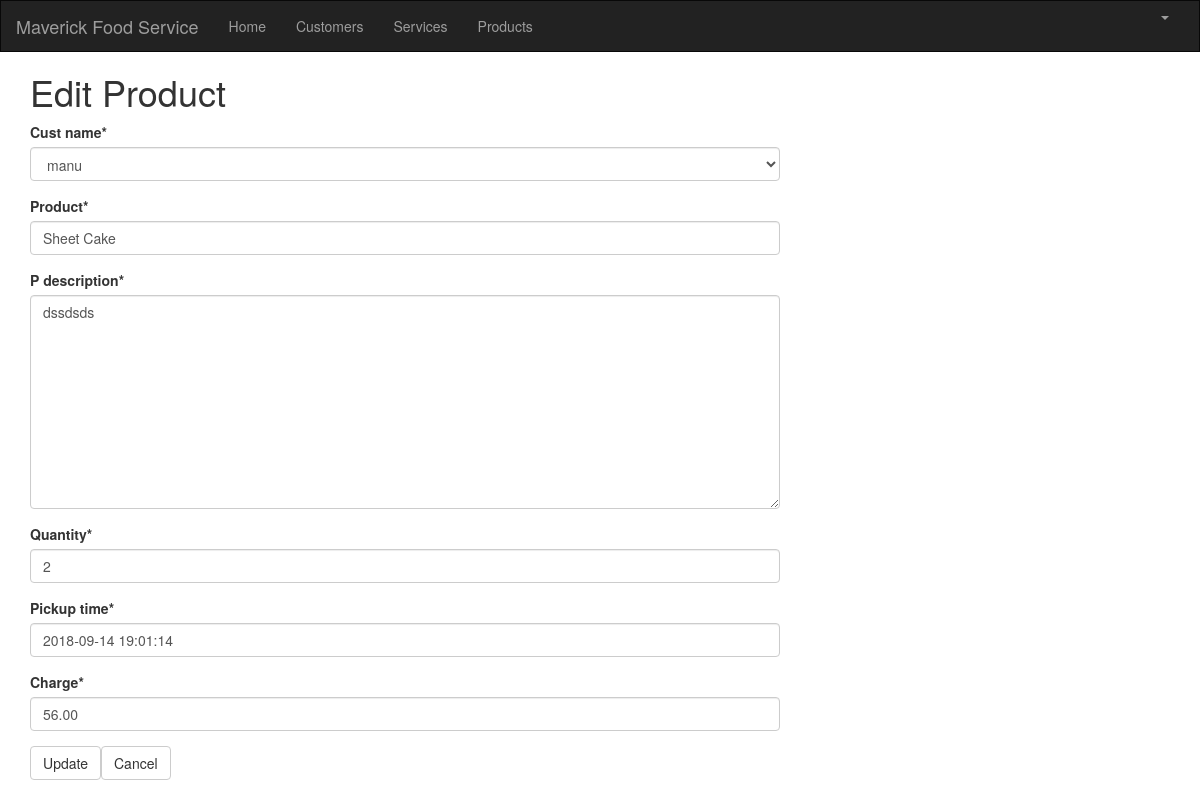
Page /product/3/edit/ (signed in) on the earlier database version.
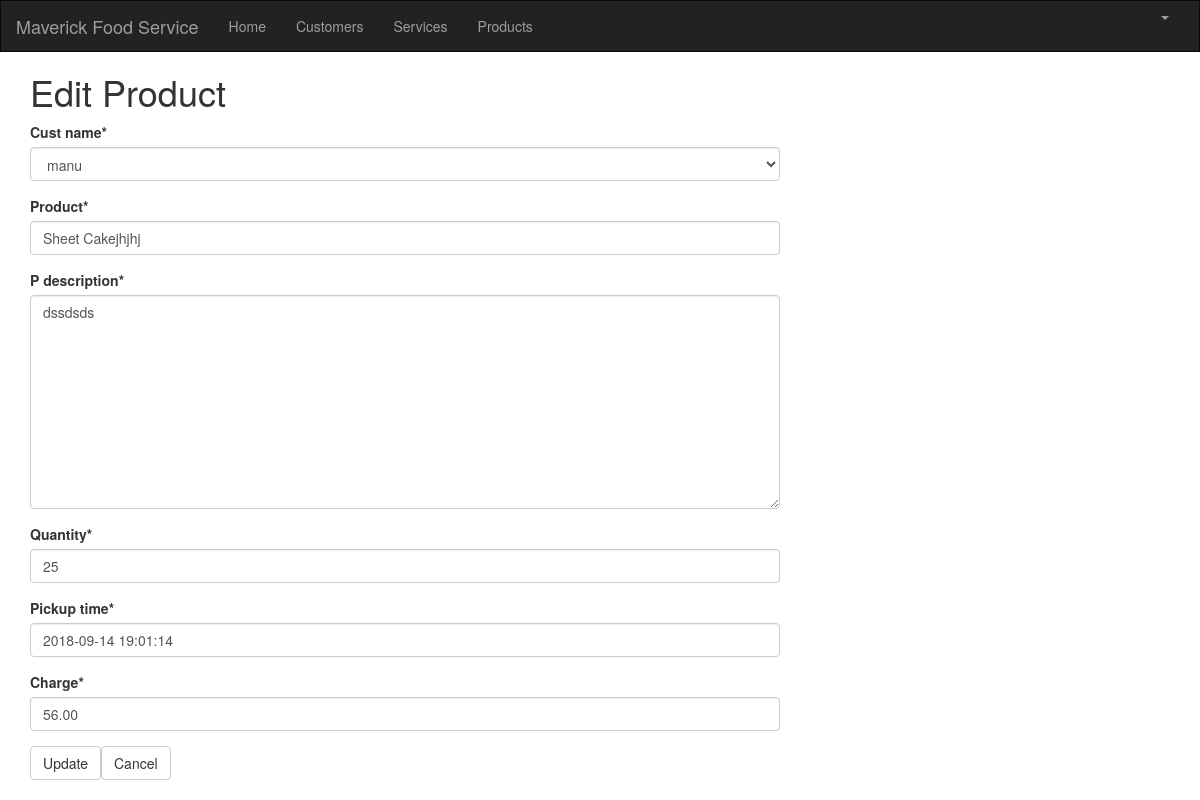
Same page on the later database version.
### crm/models.py (models this page shows, shortened)
class Product(models.Model):
    cust_name = models.ForeignKey(Customer, on_delete=models.CASCADE, related_name='products')
    product = models.CharField(max_length=100)
    p_description = models.TextField()
    quantity = models.IntegerField()
    pickup_time = models.DateTimeField(
        default=timezone.now)
    charge = models.DecimalField(max_digits=10, decimal_places=2)
    created_date = models.DateTimeField(
        default=timezone.now)
    updated_date = models.DateTimeField(auto_now_add=True)

### crm/views.py (the view)
# urls.py: path('product/<int:pk>/edit/', views.product_edit, name='product_edit'),
@login_required
def product_edit(request, pk):
    product = get_object_or_404(Product, pk=pk)
    form = ProductForm(request.POST or None)
    if request.method == "POST":
        form = ProductForm(request.POST, instance=product)
        if form.is_valid():
            product = form.save()
            product.updated_date = timezone.now()
            product.save()
            products = Product.objects.filter(created_date__lte=timezone.now())
            return render(request, 'crm/product_list.html', {'products': products})
    else:
            form = ProductForm(instance=product)
    return render(request, 'crm/product_edit.html', {'form': form})

### crm/forms.py
class ProductForm(forms.ModelForm):
    class Meta:
        model = Product
        fields = ('cust_name', 'product', 'p_description', 'quantity', 'pickup_time', 'charge',)

### crm/models.py (called while the page is built)
    def __str__(self):
        return str(self.cust_name)

### crm/templates/crm/product_edit.html
{% extends 'crm/base.html' %}
{% load crispy_forms_tags %}
{% block content %}
    <h1>Edit Product</h1>
    <form method="POST" class="product-form">{% csrf_token %}
        {{ form|crispy }}
     <table>
        <tr>
         	<td><button type="submit" class="save btn btn-default">Update</button></td>
         	<td><a href="{% url 'crm:product_list' %}" class="btn btn-default">Cancel</a></td>
        </tr>
    </table>
    </form>
{% endblock %}

Differences in the rows shown:
changed Product "dssdsds": product "Sheet Cake" → "Sheet Cakejhjhj"; quantity "2" → "25"
